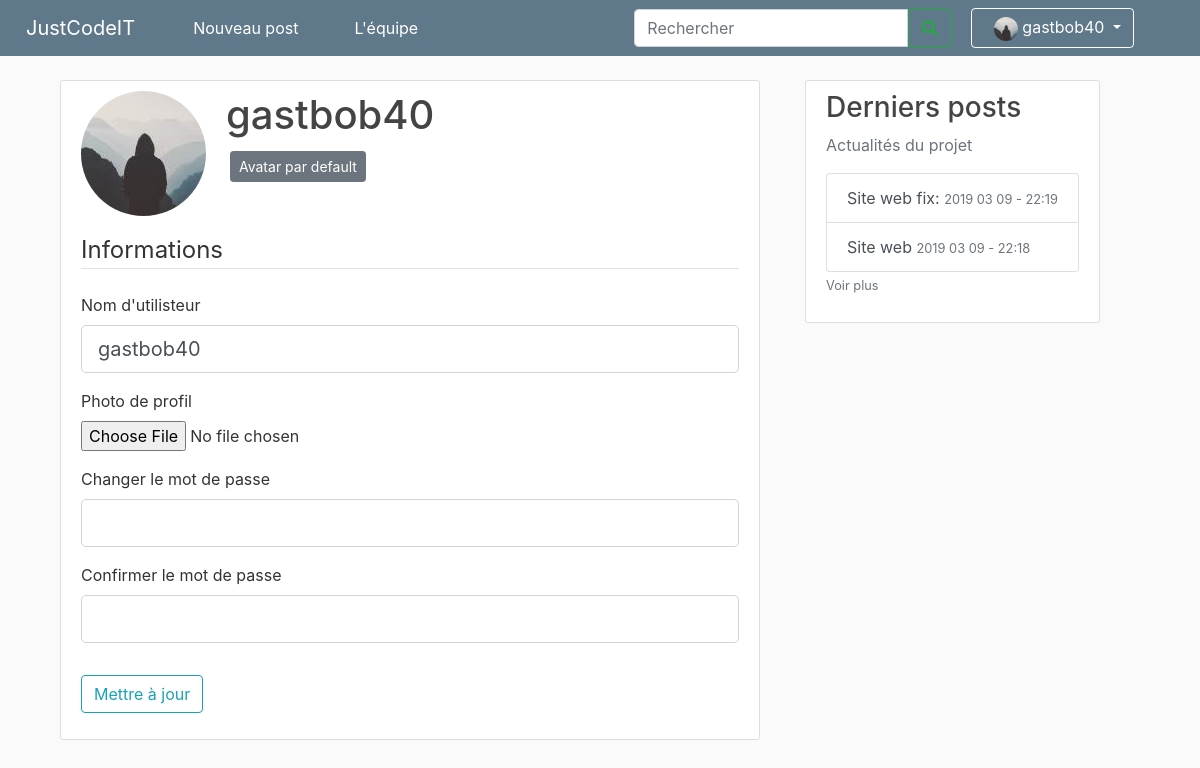
Page /account (signed in) on the earlier database version.
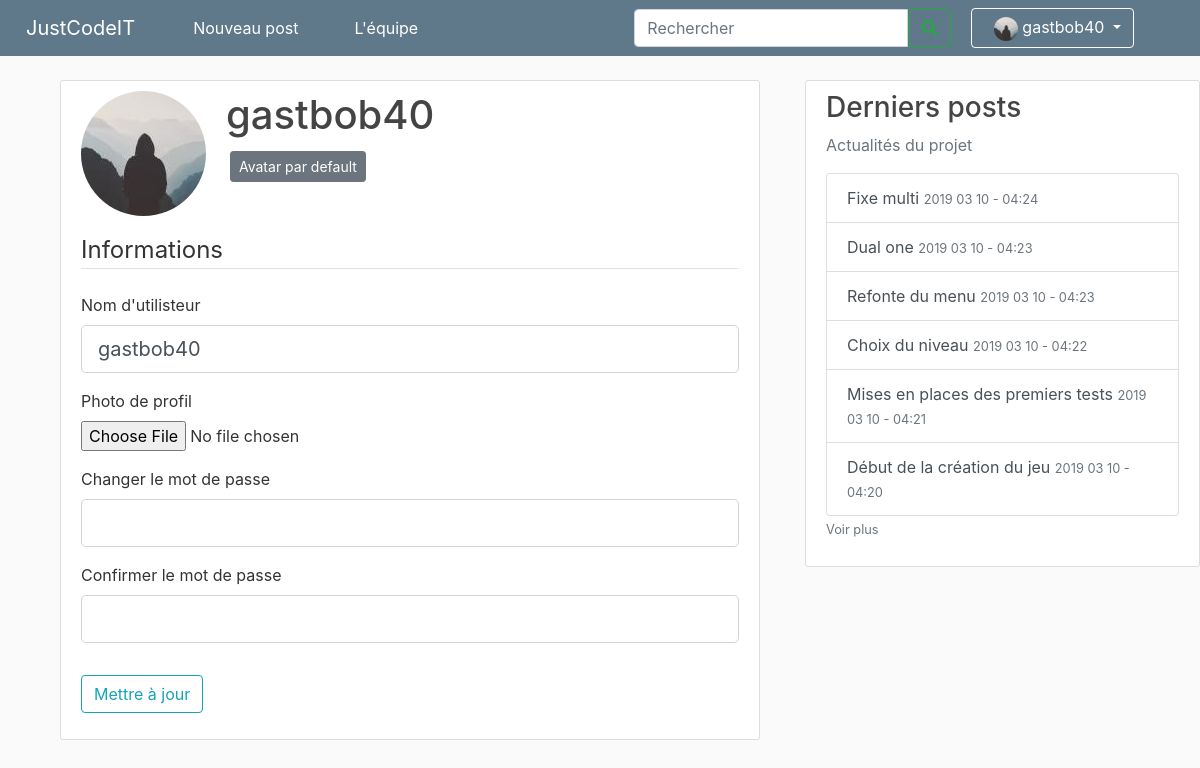
Same page on the later database version.
### site_jci/models.py (models this page shows, shortened)
class Post(db.Model):
    id = db.Column(db.Integer, primary_key=True)
    title = db.Column(db.String(100), nullable=False)
    date_posted = db.Column(db.DateTime, nullable=False, default=datetime.utcnow)
    content = db.Column(db.Text, nullable=False)
    user_id = db.Column(db.Integer, db.ForeignKey('user.id'), nullable=False)

### site_jci/routes.py (the view)
@app.route("/account", methods=['GET', 'POST'])
def account():
    if not current_user.is_authenticated:
        return redirect(url_for("homePage"))
    form = UpdateAccountForm()
    if request.method == "POST":
        print("validate")
        if form.picture.data:
            picture_file = save_picture(form.picture.data)
            current_user.image_file = picture_file
        if form.password.data:
            if form.password.data == form.confirm_password.data:
                hashed_password = bcrypt.generate_password_hash(
                        form.password.data).decode("utf-8")
                current_user.password = hashed_password
        current_user.username = form.username.data
        db.session.commit()
        flash('Votre compte a été mis à jours !', 'success')
        return redirect(url_for('account'))
    elif request.method == 'GET':
        form.username.data = current_user.username
    image_file = url_for('static', filename='profile_pics/' + current_user.image_file)
    return render_template('account.html', title='Account',
    image_file=image_file, form=form)

### site_jci/forms.py (shortened to what this page needs)
class UpdateAccountForm(FlaskForm):
    username = StringField("Nom d'utilisteur",
                           validators=[DataRequired(), Length(min=2, max=20)])
    picture = FileField('Photo de profil', validators=[FileAllowed(['jpg', 'png'])])
    permission_level = SelectField('Level de permission',
                                   choices=[("member", 'Membre du projet'), ("administrator", "Administrateur")])
    password = PasswordField('Changer le mot de passe', validators=[])
    confirm_password = PasswordField('Confirmer le mot de passe',
                                     validators=[ EqualTo('password')])
    submit = SubmitField('Mettre à jour')

### site_jci/models.py (called while the page is built)
@login_manager.user_loader
def load_user(user_id):
    return User.query.get(int(user_id))

### site_jci/routes.py (called while the page is built)
@app.context_processor
def context_processor():
    posts = db.session.query(Post).all()
    if current_user.is_authenticated:
        image_file = url_for('static', filename='profile_pics/' + current_user.image_file)
        return dict(posts=posts, image_file_user=image_file)
    return dict(posts=posts)

### site_jci/templates/account.html (shortened to what this page needs)
{% extends "layout.html" %}
{% block content %}
<main role="main" class="container">
    <div class="content-section">
        <div class="media">
            <img class="rounded-circle account-img" src="{{ image_file }}">
            <div class="media-body">
                <h2 class="account-heading">{{ current_user.username }}</h2>
                <button type="button" class="btn btn-secondary btn-sm m-1" data-toggle="modal" data-target="#deleteModal">Avatar par default</button>
            </div>
        </div>
        <form method="POST" action="" enctype="multipart/form-data">
            <fieldset class="form-group">
                <legend class="border-bottom mb-4">Informations</legend>
                <div class="form-group">
                    {{ form.username.label(class="form-control-label") }}
                    {% if form.username.errors %}
                    {{ form.username(class="form-control form-control-lg is-invalid") }}
                    <div class="invalid-feedback">
                        {% for error in form.username.errors %}
                        <span>{{ error }}</span>
                        {% endfor %}
                    </div>
                    {% else %}
                    {{ form.username(class="form-control form-control-lg") }}
                    {% endif %}
                </div>
                <div class="form-group">
                    {{ form.picture.label() }}
                    {{ form.picture(class="form-control-file") }}
                </div>
                <div class="form-group">
                    {{ form.password.label(class="form-control-label") }}
                    {% if form.password.errors %}
                    {{ form.password(class="form-control form-control-lg is-invalid") }}
                    <div class="invalid-feedback">
                        {% for error in form.password.errors %}
                        <span>{{ error }}</span>
                        {% endfor %}
                    </div>
                    {% else %}
                    {{ form.password(class="form-control form-control-lg") }}
                    {% endif %}
                </div>
                <div class="form-group">
                    {{ form.confirm_password.label(class="form-control-label") }}
                    {% if form.confirm_password.errors %}
                    {{ form.confirm_password(class="form-control form-control-lg is-invalid") }}
                    <div class="invalid-feedback">
                        {% for error in form.confirm_password.errors %}
                        <span>{{ error }}</span>
                        {% endfor %}
                    </div>
                    {% else %}
                    {{ form.confirm_password(class="form-control form-control-lg") }}
                    {% endif %}
                </div>
            </fieldset>
            <div class="form-group">
                {{ form.submit(class="btn btn-outline-info") }}
            </div>
        </form>
    </div>
</main>
{% endblock content %}

### site_jci/templates/layout.html (shortened to what the changed rows need)
<!DOCTYPE html>
<html lang="en">
<head>
    <link rel="stylesheet" href="https://stackpath.bootstrapcdn.com/bootstrap/4.1.3/css/bootstrap.min.css"
>
    <link rel="stylesheet" type="text/css" href="{{ url_for('static', filename='main.css') }}">
    <link rel="stylesheet" href="https://cdnjs.cloudflare.com/ajax/libs/font-awesome/4.7.0/css/font-awesome.min.css">
    <link rel="stylesheet" href="https://use.fontawesome.com/releases/v5.7.2/css/all.css"
>
</head>
<body>
    <main role="main" class="container ">
        <div class="row">
            <div class="col-md-8">
                {% block content %}{% endblock %}
            </div>
            <div class="col-md-4">
                <div class="content-section info-list">
                    <p class='text-muted'>Actualités du projet
                        <div class="list-group">
                            {% for post in posts|sort(attribute='date_posted', reverse = True) %}
                            {% if loop.index <= 6 %} <a href="/post/{{ post.id }}"
                                class="list-group-item list-group-item-action">{{
                                post.title
                                }} <small
                                    class="text-muted">{{ post.date_posted.strftime('%Y %m %d - %H:%M') }}</small></a>
                            {% endif %}
                            {% endfor %}
                        </div>
                    </p>
                </div>
            </div>
        </div>
    </main>
</html>

Differences in the rows shown:
no longer on this page (row unchanged): Post: title "Site web fix:", date_posted "2019 03 09 - 22:19"
no longer on this page (row unchanged): Post: title "Site web", date_posted "2019 03 09 - 22:18"
added Post: title "Fixe multi", date_posted "2019 03 10 - 04:24"
added Post: title "Dual one", date_posted "2019 03 10 - 04:23"
added Post: title "Refonte du menu", date_posted "2019 03 10 - 04:23"
added Post: title "Choix du niveau", date_posted "2019 03 10 - 04:22"
added Post: title "Mises en places des premiers tests", date_posted "2019 03 10 - 04:21"
added Post: title "Début de la création du jeu", date_posted "2019 03 10 - 04:20"
